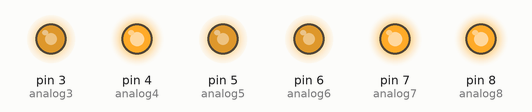
Recording of a sketch running on a simulated Arduino Uno, built with avr-gcc and run on an emulated ATmega328P. Shown: output pins drawn as LEDs (lit = HIGH).

Above: at 0.1 s.
Timing chart, 0 to 1.6 s (numbered marks = the images above):
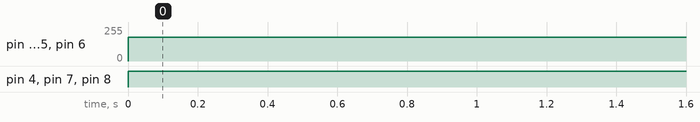

Measured:
- by itself, pin 3 (analog3), pin 5 (analog5), pin 6 (analog6): 0/255 → 180/255 at 0.00 s
- by itself, pin 4 (analog4), pin 7 (analog7), pin 8 (analog8): LOW → HIGH at 0.00 s

The sketch:

sketch_pump.ino
```cpp
int analog3= 3;
int analog4= 4;
int analog5= 5;
int analog6= 6;
int analog7= 7;
int analog8= 8;//
int val = 180;

void setup()
{
pinMode(analog3, OUTPUT); //sets the digital pin as output
pinMode(analog4, OUTPUT);
pinMode(analog5, OUTPUT);
pinMode(analog6, OUTPUT);
pinMode(analog7, OUTPUT);
pinMode(analog8, OUTPUT);
}

void loop()
{
analogWrite(analog3,val);
//delay(1700);
//analogWrite(analog3,0);
analogWrite(analog4,val);
//delay(1700);
//analogWrite(analog4,0);
analogWrite(analog5,val);
//delay(1700);
//analogWrite(analog5,0);
analogWrite(analog6,val);
//delay(1700);
//analogWrite(analog6,0);
analogWrite(analog7,val);
//delay(1700);
//analogWrite(analog7,0);
analogWrite(analog8,val);
//delay(1700);
//analogWrite(analog8,0);
//delay(10000);
//3'30'' => 200 ml

}
```
